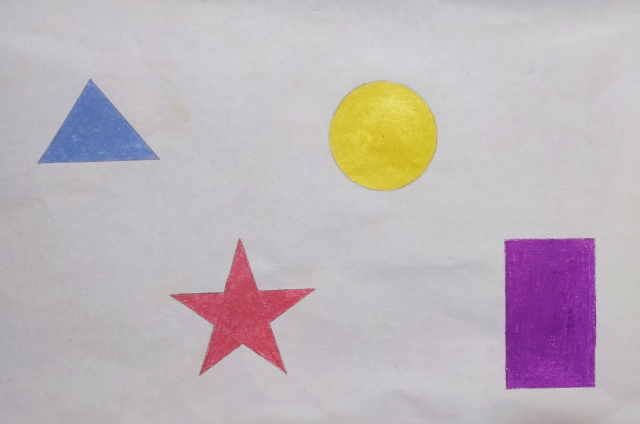
#> input picture images/img9.jpg, 1280 x 847 px (shown at 1/2 size)
$ python HW_lesson5.py
#> lines starting #> are read from the running program, lines starting #| are printed output that depends on the picture; after the words box and inside, x2 and y2 are one past the last pixel; in counts of white or black regions, pixels touching at a corner belong together
import cv2
import numpy as np
img = cv2.imread('images/img9.jpg')
#> img is the input picture: shape (847, 1280, 3); mean B, G, R 186.1, 180.7, 190.1
#img = cv2.resize(img, (img.shape[1]//2, img.shape[0]//2))
img_copy = img.copy()
img = cv2.GaussianBlur(img, (5, 5), 2)
img = cv2.cvtColor(img, cv2.COLOR_BGR2HSV)
#> img: shape (847, 1280, 3); mean H, S, V 132.4, 25.7, 194

lower = np.array([0, 33, 21])
upper = np.array([179, 255, 255])

mask = cv2.inRange(img, lower, upper)
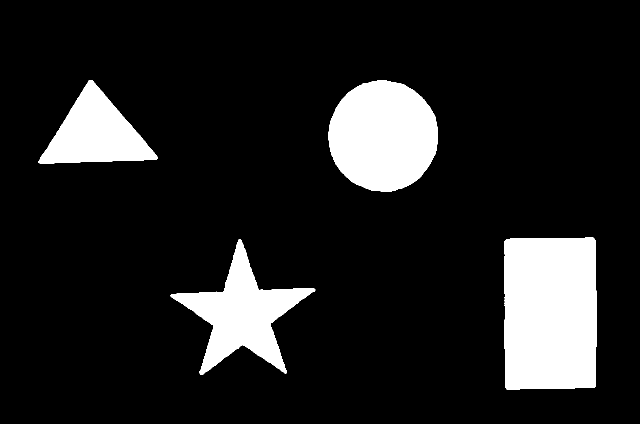
#> mask: shape (847, 1280) (shown at 1/2 size); 13% white; 4 white regions
img = cv2.bitwise_and(img, img, mask=mask)
#> img: shape (847, 1280, 3); mean H, S, V 14.8, 20.6, 23.3

contours, _ = cv2.findContours(mask, cv2.RETR_EXTERNAL, cv2.CHAIN_APPROX_SIMPLE)
#> contours = 4 contours; box (x1, y1, x2, y2) and area: (1008, 475, 1194, 780) 54632, (657, 160, 876, 383) 37838, (341, 478, 631, 750) 26984, (77, 160, 315, 327) 20386

for cnt in contours:
    area = cv2.contourArea(cnt)
    if area > 200:
        x, y, w, h = cv2.boundingRect(cnt)

        perimeter = cv2.arcLength(cnt, True)
        M = cv2.moments(cnt)

        if M["m00"] != 0:
            cx = int(M["m10"] / M["m00"])
            cy = int(M["m01"] / M["m00"])

        aspect_ratio = round(w / h, 2)
        compactness = round((4 * np.pi * area) / (perimeter ** 2), 2)
        approx = cv2.approxPolyDP(cnt, 0.02 * perimeter, True)
        if len(approx) == 4:
            shape = "square"
        elif len(approx) == 3:
            shape = "triangle"
        elif len(approx) == 8:
            shape = "circle"
        elif len(approx) > 5 and len(approx) != 8:
            shape = "star"
        else:
            shape = "something else"

        cv2.putText(img_copy, f'S: {area}, P: {perimeter}', (x-30, y-45), cv2.FONT_HERSHEY_SIMPLEX, 0.5, (0, 0, 0), 1)
        cv2.circle(img_copy, (cx, cy), 5, (0, 0, 255), -1)
        cv2.putText(img_copy, f'AR: {aspect_ratio}, C:{compactness}', (x-30, y-5), cv2.FONT_HERSHEY_SIMPLEX, 0.5, (0, 0, 0), 1)
        cv2.putText(img_copy, f'shape: {shape}', (x-30, y-25), cv2.FONT_HERSHEY_SIMPLEX, 0.5, (0, 0, 0), 1)
        cv2.rectangle(img_copy, (x, y), (x + w, y + h), (0, 0, 255), 2)
#> this loop made 4 passes
#> (area, x, y, w, h, perimeter, cx, cy) on passes 2, 4: (54632.5, 1008, 475, 186, 305, 973.4, 1100, 626), (20385.5, 77, 160, 238, 167, 666.8, 191, 267)
#> (area, x, y, w, h, perimeter, cx, cy) on passes 1, 3: (26984, 341, 478, 290, 272, 1139.5, 484, 627), (37838, 657, 160, 219, 223, 731.2, 765, 271)
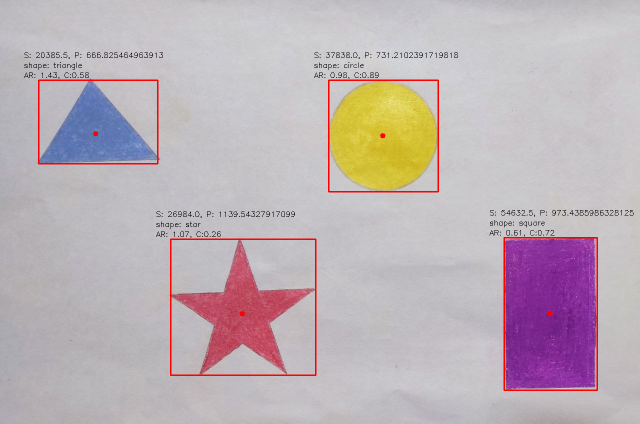
#> img_copy: shape (847, 1280, 3) (shown at 1/2 size); 1.49% of pixels changed, all inside (x1, y1, x2, y2) = (48, 105, 1267, 782)


cv2.imshow("image", img)
cv2.imwrite("result.jpg", img_copy)
cv2.imshow("mask", img_copy)
cv2.waitKey(0)
cv2.destroyAllWindows()

$ run again, with images/img1.jpg copied over images/img9.jpg
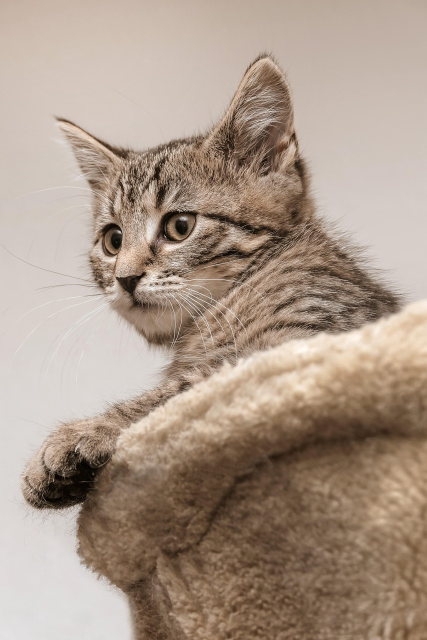
#> input picture images/img1.jpg, 853 x 1280 px (shown at 1/2 size)
#> img is the input picture: shape (1280, 853, 3); mean B, G, R 137.3, 152, 170.3
#> `mask = cv2.inRange(img, lower, upper)`:
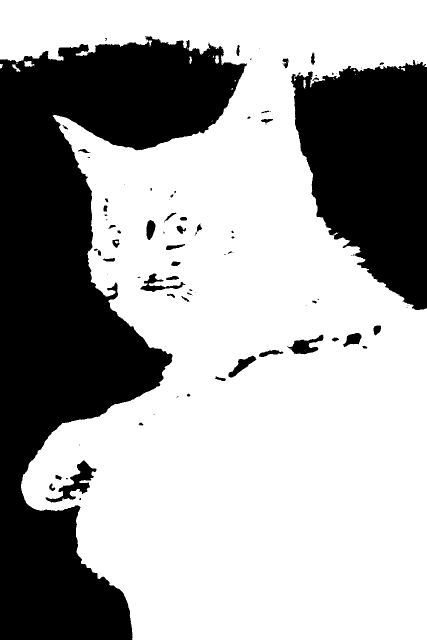
#> mask: shape (1280, 853) (shown at 1/2 size); 65.6% white; 99 black regions (51 under 20 px)
#> contours = 25 contours, 16 with area under 20; largest, box (x1, y1, x2, y2) and area: (0, 0, 853, 1280) 722942, (48, 122, 69, 134) 134, (430, 111, 438, 127) 84, (24, 128, 41, 144) 72, (606, 159, 612, 177) 46
#> the loop `for cnt in contours:` made 25 passes
#> (area, x, y, w, h, perimeter, cx, cy) on pass 25: (722942.5, 0, 0, 853, 1280, 7100.7, 488, 695)
#> after the loop `for cnt in contours:`:
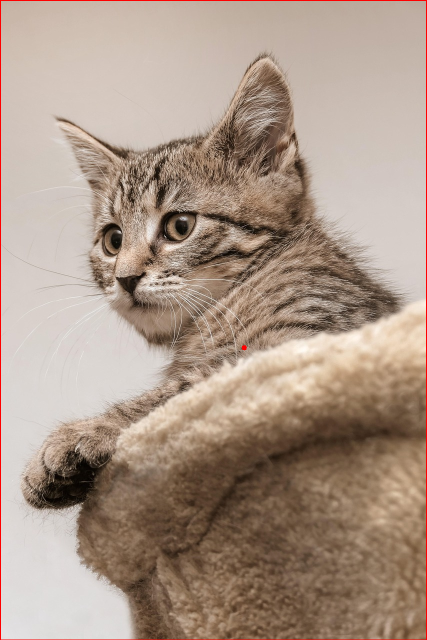
#> img_copy: shape (1280, 853, 3) (shown at 1/2 size); 0.59% of pixels changed, all inside (x1, y1, x2, y2) = (0, 0, 853, 1280)

$ run again, with images/img2.jpg copied over images/img9.jpg
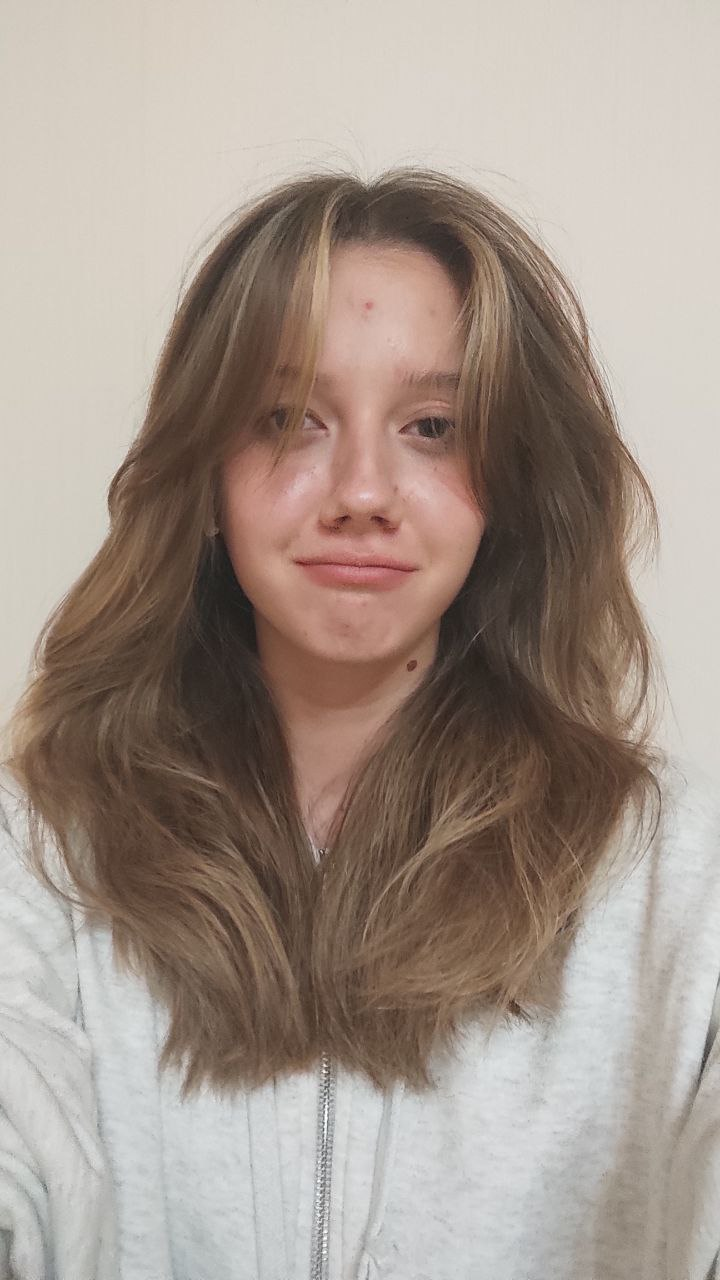
#> input picture images/img2.jpg, 720 x 1280 px
#> img is the input picture: shape (1280, 720, 3); mean B, G, R 140, 149.9, 163.9
#> `mask = cv2.inRange(img, lower, upper)`:
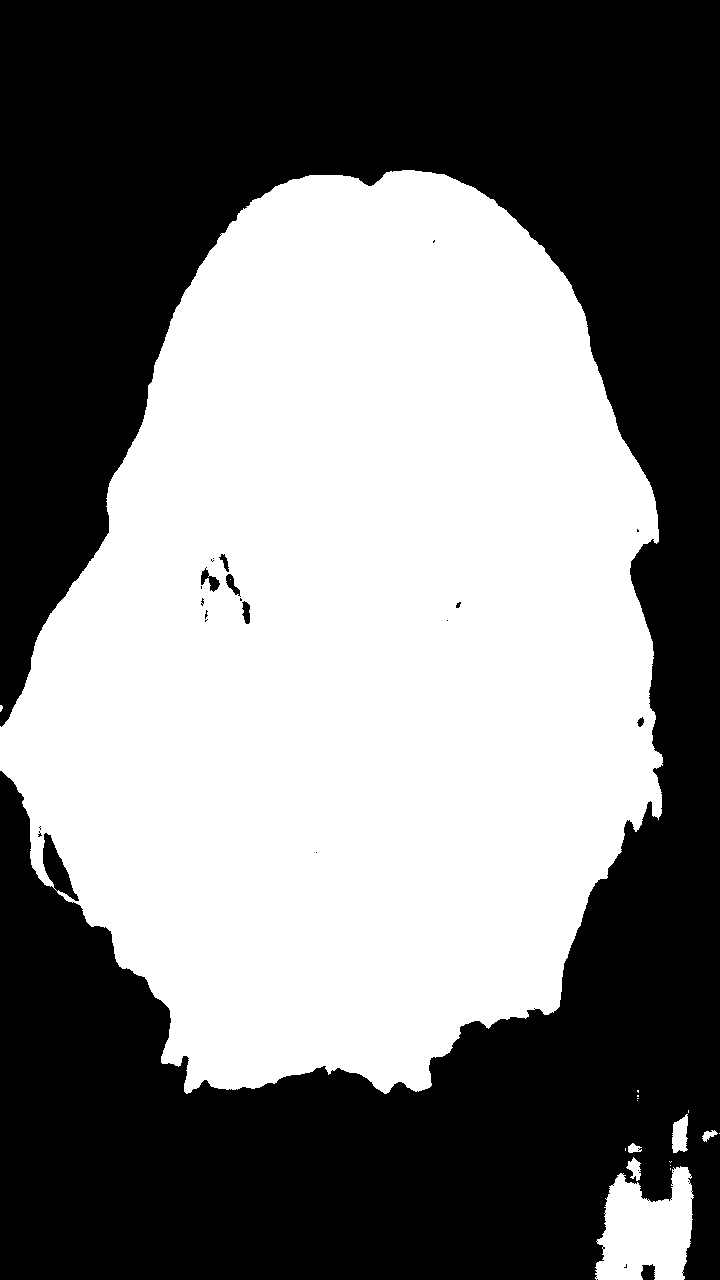
#> mask: shape (1280, 720); 48.7% white; 18 white regions (12 under 20 px)
#> contours = 17 contours, 11 with area under 20; largest, box (x1, y1, x2, y2) and area: (0, 170, 663, 1094) 440160, (595, 1166, 694, 1280) 7798, (672, 1114, 688, 1153) 424, (626, 1157, 641, 1181) 164, (702, 1130, 718, 1142) 75, (628, 1143, 642, 1153) 73
#> the loop `for cnt in contours:` made 17 passes
#> (area, x, y, w, h, perimeter, cx, cy) on pass 10: (424.5, 672, 1114, 16, 39, 108.3, 679, 1134)
#> after the loop `for cnt in contours:`:
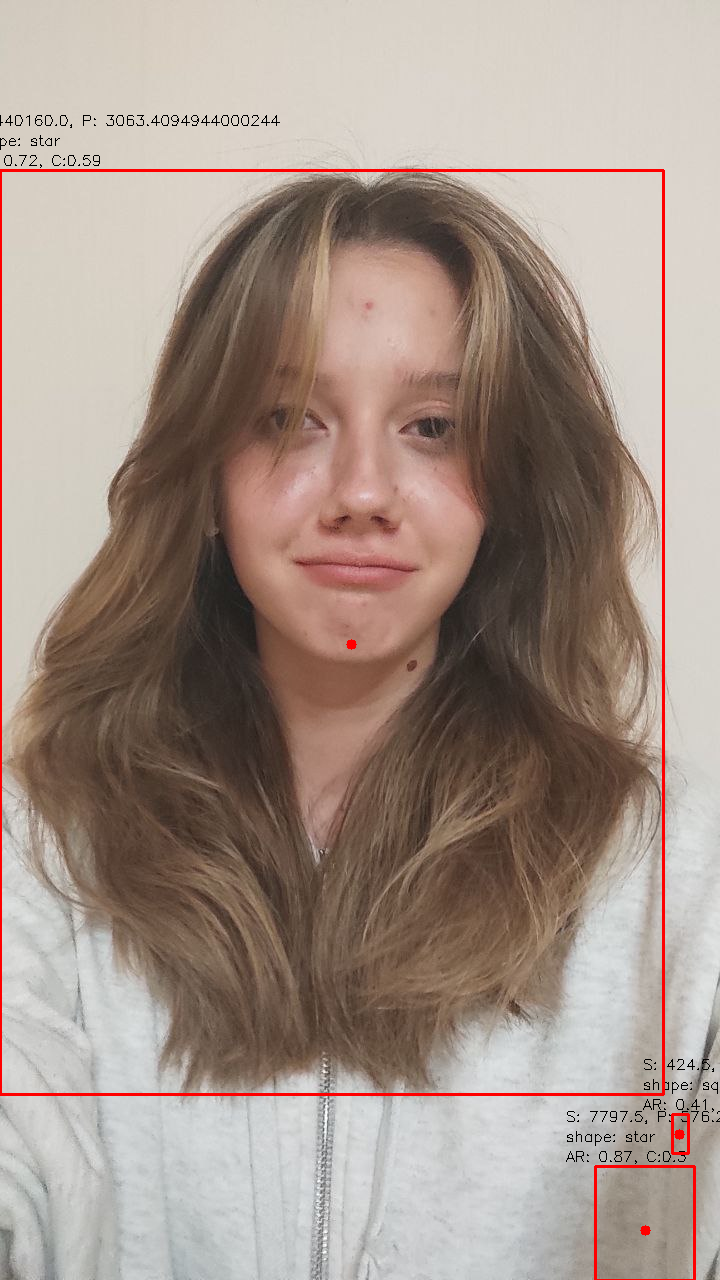
#> img_copy: shape (1280, 720, 3); 1.34% of pixels changed, all inside (x1, y1, x2, y2) = (0, 115, 720, 1280)
